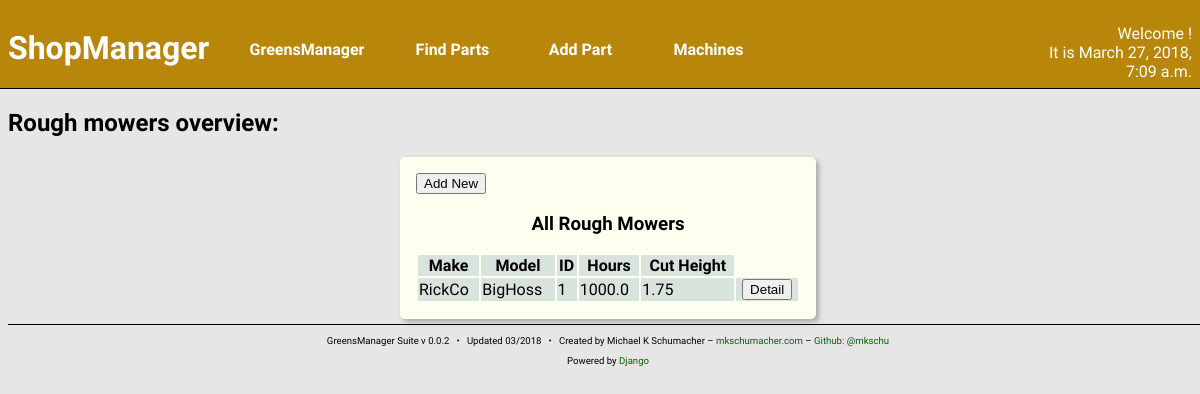
The page /shop/roughmow/ on the database as committed earlier.
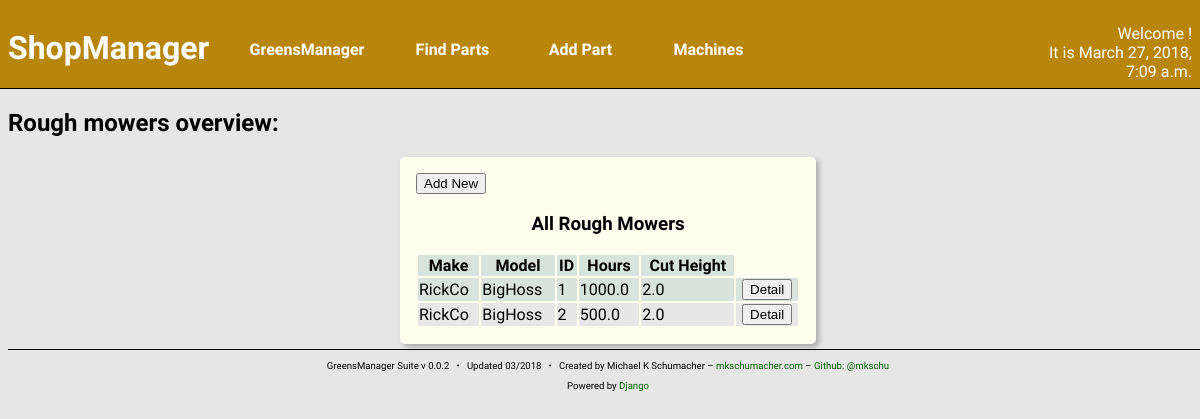
The same page on the database as committed later.
### machines/models.py (models this page shows, shortened)
class Mower(Machine):
    cut_height = models.FloatField()

class RoughMower(Mower):
    """
    RoughMower class

    A subclass of Machine->Mower. Tracks machines typically used to
    mow roughs.
    """

class Machine(models.Model):
    make = models.CharField(max_length=128)
    model = models.TextField(max_length=256)
    year = models.IntegerField()
    ident_number = models.CharField(max_length=16,
                                    blank = True,
                                    null = True)
    date_purchased = models.DateField()
    hours = models.FloatField()
    in_commission = models.BooleanField(default = True)
    fuel_type = models.ManyToManyField('parts.Fuel',
                                       blank = True,
                                       related_name = '+')
    oil_type = models.ManyToManyField('parts.Oil',
                                      blank = True,
                                      related_name = '+')
    oil_capacity = models.FloatField(blank = True, null = True)
    hyd_oil_type = models.ManyToManyField('parts.Oil',
                                          blank = True,
                                          related_name = '+')
    hyd_oil_capacity = models.FloatField(blank = True, null = True)
    oil_filter = models.ManyToManyField('parts.Filter',
                                        blank = True,
                                        related_name = '+')
    hyd_oil_filter = models.ManyToManyField('parts.Filter',
                                            blank = True,
                                            related_name = '+')
    fuel_filter = models.ManyToManyField('parts.Filter',
                                         blank = True,
                                         related_name = '+')
    created_at = models.DateTimeField(auto_now_add=True)
    updated_at = models.DateTimeField(auto_now=True)

class Mower(Machine):
    cut_height = models.FloatField()

### machines/views.py (the view)
def roughmowIndex(request):
    mowers = RoughMower.objects.all()
    context = {
        'curr_time': curr_time(),
        'mowers': mowers,
    }
    return render(request, 'machines/roughmow_index.html', context)

### machines/views.py (called while the page is built)
def curr_time():
    return now()

### machines/templates/machines/roughmow_index.html
{% include "machines/shophead.html" %}
<h2>Rough mowers overview:</h2>
<section class="content-block content-block-full">
    <a href="{% url 'shop:roughmow_new' %}">
        <button>Add New</button>
    </a>
    <h3>All Rough Mowers</h3>
    <table>
        <thead>
            <th>Make</th>
            <th>Model</th>
            <th>ID</th>
            <th>Hours</th>
            <th>Cut Height</th>
        </thead>
        {% for m in mowers %}
        <tr>
            <td>{{ m.make }}</td>
            <td>{{ m.model }}</td>
            <td>{{ m.ident_number }}</td>
            <td>{{ m.hours }}</td>
            <td>{{ m.cut_height }}</td>
            <td class="center-align">
                <a href="{% url 'shop:roughmow_detail' pk=m.pk %}">
                    <button>Detail</button>
                </a>
            </td>
        </tr>
        {% endfor %}
    </table>
</section>
{% include "foot.html" %}

### machines/templates/machines/shophead.html (shortened to what this page needs)
<!DOCTYPE html>
<html>
{% load static %}
<head>
    <link rel="stylesheet"
          type="text/css"
          href="{% static 'styles/main.css' %}" />
    <link rel="stylesheet"
          type="text/css"
          href="{% static 'styles/tablet.css' %}" />
    <link rel="stylesheet"
          type="text/css"
          href="{% static 'parts/styles/parts.css' %}" />
    <link rel="stylesheet"
          type="text/css"
          href="{% static 'machines/styles/shop.css' %}" />
</head>
<body>
<header>
    <a href="{% url 'shop:index' %}">
        <h1>ShopManager</h1>
    </a>
    <nav>
        <ul>
            <div class="parent-menu">
                <li>
                    <a href="{% url 'welcome:index' %}">
                        GreensManager
                    </a>
                </li>
            </div>
            <div class="parent-menu">
                <li>Find Parts
                </li>
            </div>
            <div class="parent-menu">
                <li>Add Part</li>
            </div>
            <div class="parent-menu">
                <li>Machines
                </li>
            </div>
        </ul>
    </nav>
    <p class="right-aligned" id="session-info">
        Welcome {{ user.get_username }}!<br />
        It is {{ curr_time }}
    </p>
</header>

### greensManager/templates/foot.html
    <footer>
        <p>
            GreensManager Suite v 0.0.2 &nbsp; &bull; &nbsp;
            Updated 03/2018 &nbsp; &bull; &nbsp;
            Created by Michael K Schumacher &ndash;
            <a href="https://mkschumacher.com" target="_blank">
                mkschumacher.com
            </a> &ndash;
            <a href="https://github.com/mkschu" target="_blank">
                Github: @mkschu
            </a>
        </p>
        <p>
            Powered by <a href="https://djangoproject.com"
                          target="_blank">Django</a>
        </p>
    </footer>
</body>
</html>

### greensManager/static/styles/main.css (style rules this page uses)
body { background: #e6e6e6; font-family: 'Quattrocento Sans', sans-serif; width: 100vw; overflow: auto; }
header { border-bottom: black solid 1px; background: darkgreen; color: white; padding: 1em; margin-left: -1em; margin-top: -1em; height: 8vh; }
header a { color: white; text-decoration: none; }
header h1 { float: left; font-family: 'Overlock', sans-serif; width: 15%; }
header nav { float: left; font-weight: bold; }
nav ul { list-style-type: none; }
nav ul li { display: inline; }
.parent-menu { position: relative; min-width: 80px; float: left; padding: 2vh 1.5em 2vh 1.5em; z-index: 10; text-align: center; }
#session-info { float: right; width: 15%; }
a { text-decoration: none; color: darkgreen; }
.content-block { width: 32%; float: left; border-radius: 5px; margin: 5px; padding: 2px; background: ivory; box-shadow: 3px 3px 5px darkgray; height: 37vh; overflow: hidden; }
.content-block h3 { text-align: center; }
.content-block table { width: 100%; }
.content-block tr:nth-child(odd) { background: #d9e3de; }
.content-block tr:nth-child(even) { background: #e7e7e7; }
.content-block-full { margin-left: auto; margin-right: auto; float: none; height: auto; overflow: auto; padding: 1em; }
.content-block-full table { margin: auto; }
.right-aligned { text-align: right; }
footer { clear: both; font-size: 0.6em; text-align: center; border-top: 1px solid black; }
footer a { color: darkgreen; }
.center-align { text-align: center; }

### parts/static/parts/styles/parts.css (style rules this page uses)
header { background: darkblue; }

### machines/static/machines/styles/shop.css (style rules this page uses)
header { background: darkgoldenrod; }

Rows that differ between the two databases and show on the page:
changed through a linked row, RoughMower (number 1 of 2 on the later page): cut_height "1.75" → "2.0"
added RoughMower: make "RickCo", model "BigHoss", ident_number "2", hours "500.0", cut_height "2.0"
